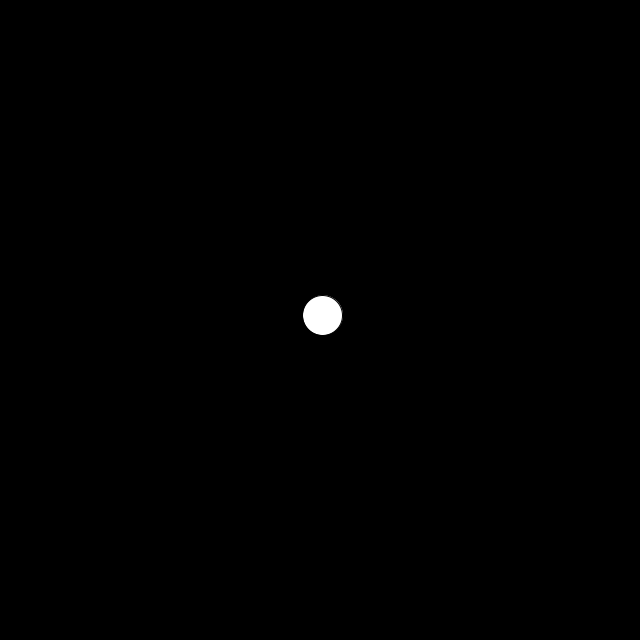
Frame 1 (no input)
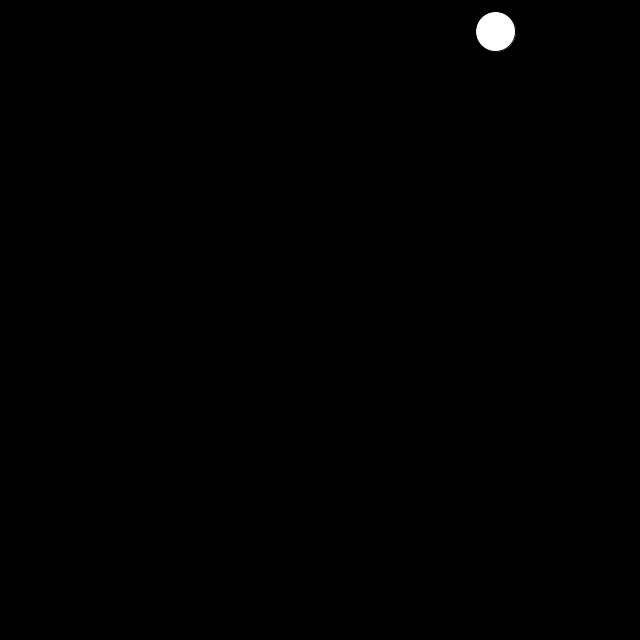
Frame 60 (the mouse pressed at the canvas centre just before this capture)
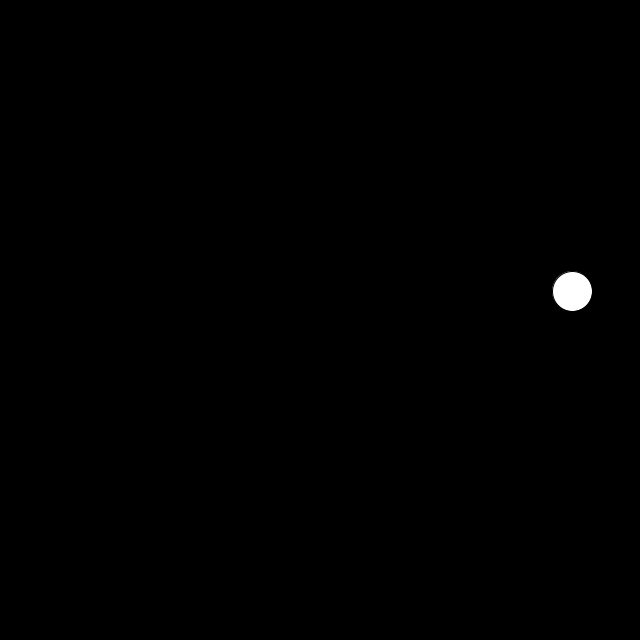
Frame 120 (the mouse held since frame 60 and released just before this capture)

The Processing sketch that drew these frames (run headless with seeded random() and noise(); from frame 60 on, the mouse is pressed at the canvas centre):

// Processing sketch: CircleMovementCollisions
// ── CircleMovementCollisions.pde
PVector circlePos;
PVector circleVel;

float radius;

void setup()
{
  size(640,640);
  
  circlePos = new PVector(width / 2,height / 2,0);
  circleVel = new PVector(random(-10,10),random(-10,10),0);
  
  radius = 40;
}

void draw()
{
  background(0,0,0);
 
  
  //accel.setMag(2 * random(0,5));
  //circleVel.mag();
  //print(circleVel.mag());
  
 // circleVel.add(accel);
 // circleVel.limit(5);
  
  circlePos.add(circleVel);
  
  if(circlePos.x - radius /2 < 0 || circlePos.x + radius / 2> width)
  {
    circleVel.x = -circleVel.x;
  }
  
  if(circlePos.y - radius / 2 < 0 || circlePos.y + radius / 2 > height)
  {
    circleVel.y = -circleVel.y;
  }
  
  ellipse(circlePos.x,circlePos.y,radius,radius);
}
